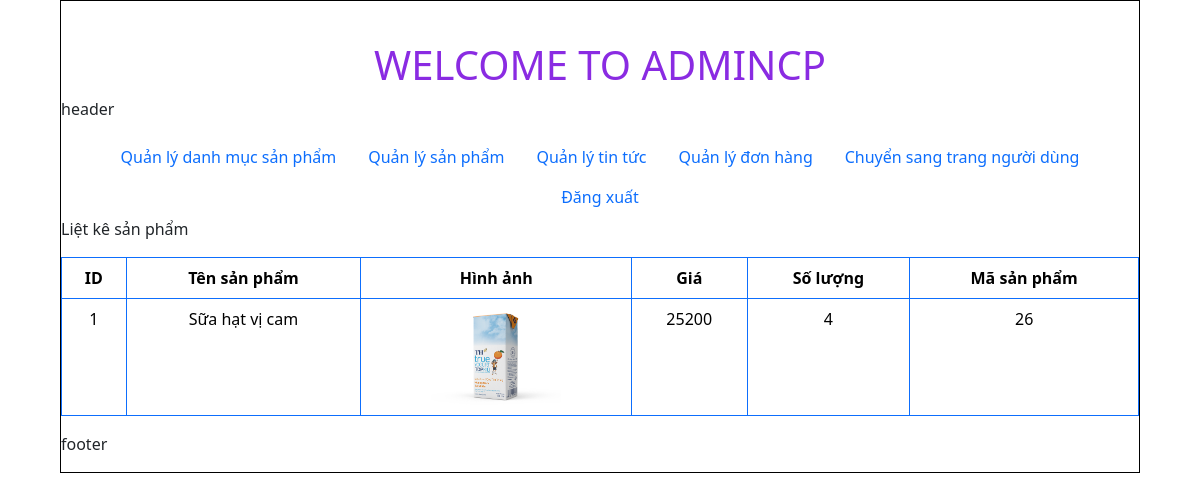
The app's page /admincp/index.php?action=quanlydonhang&query=lietkesanpham&id_donhang=106 with its own data.
### tables this page shows
CREATE TABLE `tbl_giohang_dathanhtoan` (
  `id` int(11) NOT NULL,
  `id_sanpham` int(11) NOT NULL,
  `ten_sanpham` varchar(250) NOT NULL,
  `soluong_dat` int(11) NOT NULL,
  `ma_sanpham` varchar(250) NOT NULL,
  `gia_sanpham` varchar(250) NOT NULL,
  `hinhanh_sanpham` text NOT NULL,
  `id_donhang` int(11) NOT NULL,
  `id_dathang` int(11) NOT NULL
);

### admincp/modules/quanlydonhang/lietkesanphamdonhang.php (the view)
<?php
$sql_lietke_sanphamdonhang = "SELECT * FROM tbl_giohang_dathanhtoan WHERE id_donhang = '$_GET[id_donhang]'";
$query_lietke_sanphamdonhang = mysqli_query($conn, $sql_lietke_sanphamdonhang);
?>
<p>Liệt kê sản phẩm</p>
<center>
  <form method="post">
    <table class="table table-bordered border-primary" style="text-align: center;">
      <thead>
        <tr>
          <th scope="col">ID</th>
          <th scope="col">Tên sản phẩm</th>
          <th scope="col">Hình ảnh</th>
          <th scope="col">Giá</th>
          <th scope="col">Số lượng</th>
          <th scope="col">Mã sản phẩm</th>
        </tr>
      </thead>
      <tbody>
        <?php
        $i = 0;
        while ($row = mysqli_fetch_array($query_lietke_sanphamdonhang)) {
          $i++;
        ?>
          <tr>
            <td><?php echo $i ?></td>
            <td><?php echo $row['ten_sanpham'] ?></td>
            <td><img src='modules/quanlysanpham/Upload/<?php echo $row['hinhanh_sanpham'] ?>' width=130px height=100px></td>
            <td><?php echo $row['gia_sanpham'] ?></td>
            <td><?php echo $row['soluong_dat'] ?></td>
            <td><?php echo $row['ma_sanpham'] ?></td>
          </tr>
        <?php
        }
        ?>
      </tbody>
    </table>
  </form>
</center>

### records on screen
tbl_giohang_dathanhtoan: ten_sanpham "Sữa hạt vị cam", hinhanh_sanpham (picture), gia_sanpham "25200", soluong_dat "4", ma_sanpham "26"
